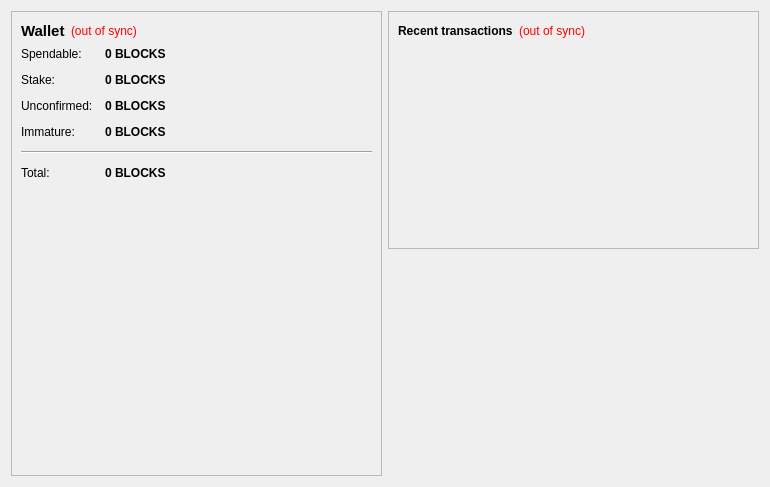
<?xml version="1.0" encoding="UTF-8"?>
<ui version="4.0">
 <class>OverviewPage</class>
 <widget class="QWidget" name="OverviewPage">
  <property name="geometry">
   <rect>
    <x>0</x>
    <y>0</y>
    <width>770</width>
    <height>487</height>
   </rect>
  </property>
  <property name="windowTitle">
   <string>Form</string>
  </property>
  <layout class="QHBoxLayout" name="horizontalLayout" stretch="1,1">
   <item>
    <layout class="QVBoxLayout" name="verticalLayout_2">
     <item>
      <widget class="QFrame" name="frame">
       <property name="frameShape">
        <enum>QFrame::StyledPanel</enum>
       </property>
       <property name="frameShadow">
        <enum>QFrame::Raised</enum>
       </property>
       <layout class="QVBoxLayout" name="verticalLayout_4">
        <item>
         <layout class="QHBoxLayout" name="horizontalLayout_4">
          <item>
           <widget class="QLabel" name="label_5">
            <property name="font">
             <font>
              <pointsize>11</pointsize>
              <weight>75</weight>
              <bold>true</bold>
             </font>
            </property>
            <property name="text">
             <string>Wallet</string>
            </property>
           </widget>
          </item>
          <item>
           <widget class="QLabel" name="labelWalletStatus">
            <property name="toolTip">
             <string>The displayed information may be out of date. Your wallet automatically synchronizes with the blocknet network after a connection is established, but this process has not completed yet.</string>
            </property>
            <property name="styleSheet">
             <string notr="true">QLabel { color: red; }</string>
            </property>
            <property name="text">
             <string notr="true">(out of sync)</string>
            </property>
            <property name="alignment">
             <set>Qt::AlignLeading|Qt::AlignLeft|Qt::AlignVCenter</set>
            </property>
           </widget>
          </item>
          <item>
           <spacer name="horizontalSpacer_2">
            <property name="orientation">
             <enum>Qt::Horizontal</enum>
            </property>
            <property name="sizeHint" stdset="0">
             <size>
              <width>40</width>
              <height>20</height>
             </size>
            </property>
           </spacer>
          </item>
         </layout>
        </item>
        <item>
         <layout class="QFormLayout" name="formLayout_2">
          <property name="fieldGrowthPolicy">
           <enum>QFormLayout::AllNonFixedFieldsGrow</enum>
          </property>
          <property name="horizontalSpacing">
           <number>12</number>
          </property>
          <property name="verticalSpacing">
           <number>12</number>
          </property>
          <item row="0" column="0">
           <widget class="QLabel" name="label">
            <property name="text">
             <string>Spendable:</string>
            </property>
           </widget>
          </item>
          <item row="0" column="1">
           <widget class="QLabel" name="labelBalance">
            <property name="font">
             <font>
              <weight>75</weight>
              <bold>true</bold>
             </font>
            </property>
            <property name="cursor">
             <cursorShape>IBeamCursor</cursorShape>
            </property>
            <property name="toolTip">
             <string>Your current spendable balance</string>
            </property>
            <property name="text">
             <string notr="true">0 BLOCKS</string>
            </property>
            <property name="textInteractionFlags">
             <set>Qt::LinksAccessibleByMouse|Qt::TextSelectableByKeyboard|Qt::TextSelectableByMouse</set>
            </property>
           </widget>
          </item>
          <item row="1" column="0">
           <widget class="QLabel" name="label_6">
            <property name="text">
             <string>Stake:</string>
            </property>
           </widget>
          </item>
          <item row="1" column="1">
           <widget class="QLabel" name="labelStake">
            <property name="font">
             <font>
              <weight>75</weight>
              <bold>true</bold>
             </font>
            </property>
            <property name="cursor">
             <cursorShape>IBeamCursor</cursorShape>
            </property>
            <property name="toolTip">
             <string>Total of coins that was staked, and do not yet count toward the current balance</string>
            </property>
            <property name="text">
             <string notr="true">0 BLOCKS</string>
            </property>
            <property name="textInteractionFlags">
             <set>Qt::LinksAccessibleByMouse|Qt::TextSelectableByKeyboard|Qt::TextSelectableByMouse</set>
            </property>
           </widget>
          </item>
          <item row="2" column="0">
           <widget class="QLabel" name="label_3">
            <property name="text">
             <string>Unconfirmed:</string>
            </property>
           </widget>
          </item>
          <item row="2" column="1">
           <widget class="QLabel" name="labelUnconfirmed">
            <property name="font">
             <font>
              <weight>75</weight>
              <bold>true</bold>
             </font>
            </property>
            <property name="cursor">
             <cursorShape>IBeamCursor</cursorShape>
            </property>
            <property name="toolTip">
             <string>Total of transactions that have yet to be confirmed, and do not yet count toward the current balance</string>
            </property>
            <property name="text">
             <string notr="true">0 BLOCKS</string>
            </property>
            <property name="textInteractionFlags">
             <set>Qt::LinksAccessibleByMouse|Qt::TextSelectableByKeyboard|Qt::TextSelectableByMouse</set>
            </property>
           </widget>
          </item>
          <item row="3" column="0">
           <widget class="QLabel" name="labelImmatureText">
            <property name="text">
             <string>Immature:</string>
            </property>
           </widget>
          </item>
          <item row="3" column="1">
           <widget class="QLabel" name="labelImmature">
            <property name="font">
             <font>
              <weight>75</weight>
              <bold>true</bold>
             </font>
            </property>
            <property name="toolTip">
             <string>Mined balance that has not yet matured</string>
            </property>
            <property name="text">
             <string notr="true">0 BLOCKS</string>
            </property>
            <property name="textInteractionFlags">
             <set>Qt::LinksAccessibleByMouse|Qt::TextSelectableByKeyboard|Qt::TextSelectableByMouse</set>
            </property>
           </widget>
          </item>
          <item row="4" column="0" colspan="2">
           <widget class="Line" name="line">
            <property name="orientation">
             <enum>Qt::Horizontal</enum>
            </property>
           </widget>
          </item>
          <item row="5" column="0">
           <widget class="QLabel" name="labelTotalText">
            <property name="text">
             <string>Total:</string>
            </property>
           </widget>
          </item>
          <item row="5" column="1">
           <widget class="QLabel" name="labelTotal">
            <property name="font">
             <font>
              <weight>75</weight>
              <bold>true</bold>
             </font>
            </property>
            <property name="cursor">
             <cursorShape>IBeamCursor</cursorShape>
            </property>
            <property name="toolTip">
             <string>Your current total balance</string>
            </property>
            <property name="text">
             <string notr="true">0 BLOCKS</string>
            </property>
            <property name="textInteractionFlags">
             <set>Qt::LinksAccessibleByMouse|Qt::TextSelectableByKeyboard|Qt::TextSelectableByMouse</set>
            </property>
           </widget>
          </item>
         </layout>
        </item>
        <item>
         <spacer name="verticalSpacer">
          <property name="orientation">
           <enum>Qt::Vertical</enum>
          </property>
          <property name="sizeHint" stdset="0">
           <size>
            <width>20</width>
            <height>20</height>
           </size>
          </property>
         </spacer>
        </item>
        <item>
         <widget class="QLabel" name="label_2">
          <property name="minimumSize">
           <size>
            <width>300</width>
            <height>177</height>
           </size>
          </property>
          <property name="text">
           <string>&lt;html&gt;&lt;head/&gt;&lt;body&gt;&lt;p align=&quot;center&quot;&gt;&lt;a href=&quot;https://blocknetit.com&quot;&gt;&lt;span style=&quot; text-decoration: underline; color:#0000ff;&quot;&gt;&lt;img src=&quot;:/images/wallet&quot;/&gt;&lt;/span&gt;&lt;/a&gt;&lt;/p&gt;&lt;/body&gt;&lt;/html&gt;</string>
          </property>
         </widget>
        </item>
        <item>
         <spacer name="verticalSpacer_3">
          <property name="orientation">
           <enum>Qt::Vertical</enum>
          </property>
          <property name="sizeHint" stdset="0">
           <size>
            <width>20</width>
            <height>10</height>
           </size>
          </property>
         </spacer>
        </item>
       </layout>
      </widget>
     </item>
    </layout>
   </item>
   <item>
    <layout class="QVBoxLayout" name="verticalLayout_3">
     <item>
      <widget class="QFrame" name="frame_2">
       <property name="frameShape">
        <enum>QFrame::StyledPanel</enum>
       </property>
       <property name="frameShadow">
        <enum>QFrame::Raised</enum>
       </property>
       <layout class="QVBoxLayout" name="verticalLayout">
        <item>
         <layout class="QHBoxLayout" name="horizontalLayout_2">
          <item>
           <widget class="QLabel" name="label_4">
            <property name="text">
             <string>&lt;b&gt;Recent transactions&lt;/b&gt;</string>
            </property>
           </widget>
          </item>
          <item>
           <widget class="QLabel" name="labelTransactionsStatus">
            <property name="toolTip">
             <string>The displayed information may be out of date. Your wallet automatically synchronizes with the blocknet network after a connection is established, but this process has not completed yet.</string>
            </property>
            <property name="styleSheet">
             <string notr="true">QLabel { color: red; }</string>
            </property>
            <property name="text">
             <string notr="true">(out of sync)</string>
            </property>
            <property name="alignment">
             <set>Qt::AlignRight|Qt::AlignTrailing|Qt::AlignVCenter</set>
            </property>
           </widget>
          </item>
          <item>
           <spacer name="horizontalSpacer">
            <property name="orientation">
             <enum>Qt::Horizontal</enum>
            </property>
            <property name="sizeHint" stdset="0">
             <size>
              <width>40</width>
              <height>20</height>
             </size>
            </property>
           </spacer>
          </item>
         </layout>
        </item>
        <item>
         <widget class="QListView" name="listTransactions">
          <property name="styleSheet">
           <string notr="true">QListView { background: transparent; }</string>
          </property>
          <property name="frameShape">
           <enum>QFrame::NoFrame</enum>
          </property>
          <property name="verticalScrollBarPolicy">
           <enum>Qt::ScrollBarAlwaysOff</enum>
          </property>
          <property name="horizontalScrollBarPolicy">
           <enum>Qt::ScrollBarAlwaysOff</enum>
          </property>
          <property name="selectionMode">
           <enum>QAbstractItemView::NoSelection</enum>
          </property>
         </widget>
        </item>
       </layout>
      </widget>
     </item>
     <item>
      <spacer name="verticalSpacer_2">
       <property name="orientation">
        <enum>Qt::Vertical</enum>
       </property>
       <property name="sizeHint" stdset="0">
        <size>
         <width>20</width>
         <height>40</height>
        </size>
       </property>
      </spacer>
     </item>
    </layout>
   </item>
  </layout>
 </widget>
 <resources>
  <include location="../bitcoin.qrc"/>
 </resources>
 <connections/>
</ui>
